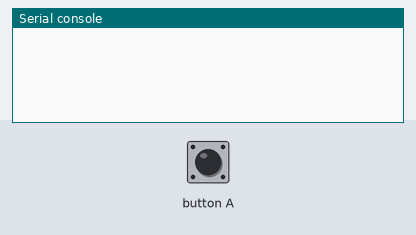
Bench run of a program on a simulated BBC micro:bit running MicroPython. On the bench: the last lines printed to the serial console. The inputs (shaded band) are chosen by the test bench. Random numbers come from a fixed seed; no radio messages arrive unless stated (any console line starting 'radio sent:' is added by the test bench).

Above: at 1.2 s.
1.3 s: button A pressed for 0.15 s
At 2.9 s:
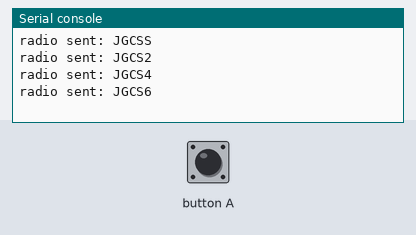
3.1 s: button A pressed for 1 s
At 3.51 s:
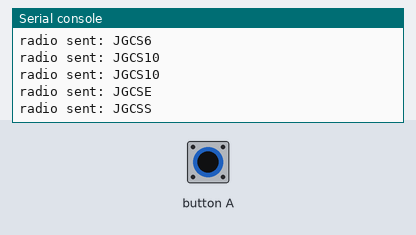
7.1 s: button A pressed for 3.2 s
At 12.1 s:
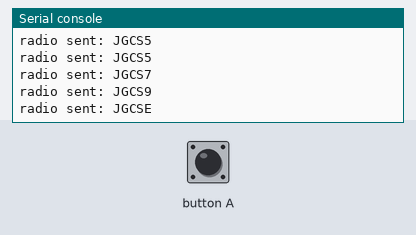
Timing chart, 0 to 13.6 s (numbered marks = the images above; inputs shaded):
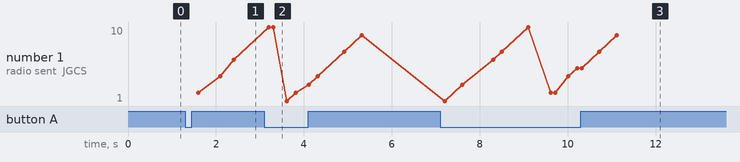

Measured:
- after the input at 1.3 s, the serial console: prints a new line at once (image 1)
- after the input at 7.1 s, the serial console: prints a new line at once (image 3)
- plotted number 1: 6 → 9 after the input at 3.1 s

The program:

retransmission_task3_sender.py
```python
from microbit import *
import random
import radio

radio.on()
# Send a message with error
def sendWithError(message, error):
    generated = random.randint(1, 100)
    if generated > error:
        radio.send(message)
        return True
    return False

my_address = "JG"
their_address = "CS"
header = my_address + their_address

# When A is pressed send 'S', 10 numbers with error and then 'E'
while True:
    if button_a.is_pressed():
        radio.send(header + "S")
        sleep(100)

        for number in range(1, 11):
            packet = header + str(number)
            for i in range(2):
                sendWithError(packet, 75)
                sleep(100)
        radio.send(header + "E")
        sleep(100)
```
